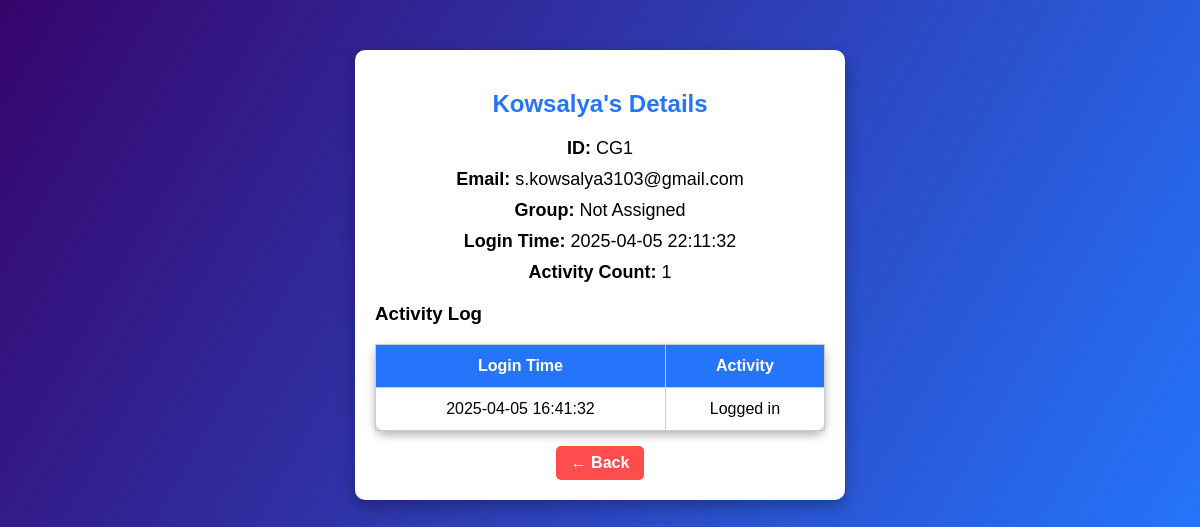
Page /user_details/1 on the committed database.
### tables this page shows
CREATE TABLE users (
    id INTEGER PRIMARY KEY AUTOINCREMENT,
    name TEXT NOT NULL,
    email TEXT NOT NULL UNIQUE,
    password TEXT NOT NULL,
    is_admin INTEGER DEFAULT 0,
    student_group TEXT,
    test_score INTEGER,
    recommended_degrees TEXT,
    login_time TEXT
);

CREATE TABLE user_activity (
    id INTEGER PRIMARY KEY AUTOINCREMENT,
    user_id INTEGER NOT NULL,
    activity TEXT NOT NULL,
    timestamp DATETIME DEFAULT CURRENT_TIMESTAMP,
    FOREIGN KEY (user_id) REFERENCES users(id)
);

### app.py (the view)
@app.route('/user_details/<int:user_id>')
def user_details(user_id):
    conn = sqlite3.connect('career.db')
    cursor = conn.cursor()
    cursor.execute("SELECT id, name, email, student_group, login_time FROM users WHERE id=?", (user_id,))
    user = cursor.fetchone()
    cursor.execute("SELECT timestamp, activity FROM user_activity WHERE user_id=?", (user_id,))
    activities = cursor.fetchall()
    activity_count = len(activities)
    if 'user_id' in session:
        log_activity(session['user_id'], f"Viewed user {user[1]}'s details")
    conn.close()
    return render_template('user_details.html', user=user, activities=activities, activity_count=activity_count)

### templates/user_details.html (shortened to what this page needs)
<!DOCTYPE html>
<html lang="en">
<head>
    <link rel="stylesheet" href="{{ url_for('static', filename='styles.css') }}">
</head>
<body>
    <div class="details-container">
        <h2>{{ user[1] }}'s Details</h2>
        <p class="info"><strong>ID:</strong> CG{{ user[0] }}</p>
        <p class="info"><strong>Email:</strong> {{ user[2] }}</p>
        <p class="info"><strong>Group:</strong> {{ user[3] if user[3] else "Not Assigned" }}</p>
        <p class="info"><strong>Login Time:</strong> {{ user[4] }}</p>
        <p class="info"><strong>Activity Count:</strong> {{ activity_count }}</p>
        <div class="activity-log">
            <h3>Activity Log</h3>
            <table>
                <tr>
                    <th>Login Time</th>
                    <th>Activity</th>
                </tr>
                {% for activity in activities %}
                <tr>
                    <td>{{ activity[0] }}</td>
                    <td>{{ activity[1] }}</td>
                </tr>
                {% endfor %}
            </table>
        </div>
        <a href="/admin_dashboard" class="back-btn">← Back</a>
    </div>
</body>
</html>

### static/styles.css (style rules this page uses)
body { font-family: 'Poppins', sans-serif; background: linear-gradient(120deg, #36046b, #2575fc); text-align: center; margin: 0; padding: 0; }
table { width: 80%; margin: auto; border-collapse: collapse; margin-top: 20px; background: white; padding: 20px; box-shadow: 0px 4px 10px rgba(0, 0, 0, 0.3); border-radius: 10px; }
table th, table td { border: 1px solid #ccc; padding: 12px; text-align: center; }
th { background: #2575fc; color: white; }
a { color: black; text-decoration: none; }

### templates/user_details.html (style rules this page uses)
body { background-color: #f4f4f4; font-family: Arial, sans-serif; }
.details-container { width: 450px; background: white; padding: 20px; border-radius: 10px; box-shadow: 0px 6px 15px rgba(0, 0, 0, 0.3); margin: 50px auto; text-align: center; }
h2 { color: #2575fc; }
.info { margin: 10px 0; font-size: 18px; }
.activity-log { margin-top: 20px; text-align: left; }
table { width: 100%; border-collapse: collapse; margin-top: 10px; }
th, td { padding: 10px; border: 1px solid #ddd; text-align: center; }
th { background-color: #2575fc; color: white; }
.back-btn { display: inline-block; background: #ff4d4d; color: white; padding: 8px 15px; border-radius: 5px; text-decoration: none; font-weight: bold; margin-top: 15px; }

### rows in the picture
users: name "Kowsalya", id "1", email "s.kowsalya3103@gmail.com", login_time "2025-04-05 22:11:32"
user_activity: timestamp "2025-04-05 16:41:32", activity "Logged in"

### other values in the picture
{{ user[3] if user[3] else "Not Assigned" }} "Not Assigned"
{{ activity_count }} "1"
